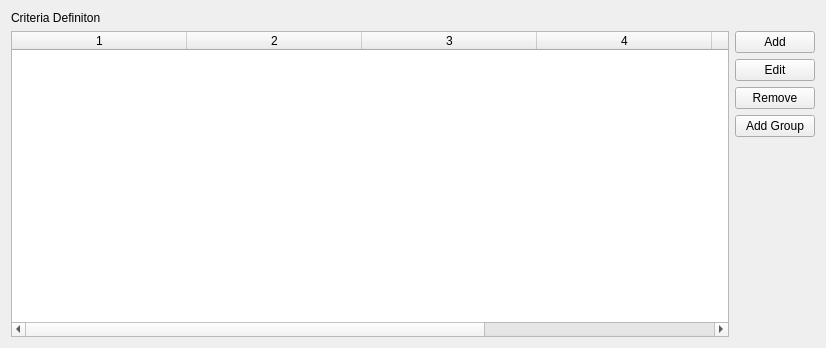
<?xml version="1.0" encoding="UTF-8"?>
<ui version="4.0">
 <class>Form</class>
 <widget class="QWidget" name="Form">
  <property name="geometry">
   <rect>
    <x>0</x>
    <y>0</y>
    <width>826</width>
    <height>348</height>
   </rect>
  </property>
  <property name="windowTitle">
   <string>Form</string>
  </property>
  <layout class="QGridLayout" name="gridLayout">
   <item row="0" column="0">
    <widget class="QLabel" name="label">
     <property name="text">
      <string>Criteria Definiton</string>
     </property>
    </widget>
   </item>
   <item row="1" column="1">
    <layout class="QVBoxLayout" name="verticalLayout">
     <item>
      <widget class="QPushButton" name="add_btn">
       <property name="text">
        <string>Add</string>
       </property>
      </widget>
     </item>
     <item>
      <widget class="QPushButton" name="edit_btn">
       <property name="text">
        <string>Edit</string>
       </property>
      </widget>
     </item>
     <item>
      <widget class="QPushButton" name="remove_btn">
       <property name="text">
        <string>Remove</string>
       </property>
      </widget>
     </item>
     <item>
      <widget class="QPushButton" name="add_group_btn">
       <property name="text">
        <string>Add Group</string>
       </property>
      </widget>
     </item>
     <item>
      <spacer name="verticalSpacer">
       <property name="orientation">
        <enum>Qt::Vertical</enum>
       </property>
       <property name="sizeHint" stdset="0">
        <size>
         <width>20</width>
         <height>40</height>
        </size>
       </property>
      </spacer>
     </item>
    </layout>
   </item>
   <item row="1" column="0">
    <widget class="QTableWidget" name="criteria_tbl">
     <property name="editTriggers">
      <set>QAbstractItemView::NoEditTriggers</set>
     </property>
     <property name="selectionMode">
      <enum>QAbstractItemView::SingleSelection</enum>
     </property>
     <property name="selectionBehavior">
      <enum>QAbstractItemView::SelectRows</enum>
     </property>
     <property name="columnCount">
      <number>6</number>
     </property>
     <attribute name="horizontalHeaderCascadingSectionResizes">
      <bool>true</bool>
     </attribute>
     <attribute name="horizontalHeaderDefaultSectionSize">
      <number>175</number>
     </attribute>
     <attribute name="horizontalHeaderShowSortIndicator" stdset="0">
      <bool>false</bool>
     </attribute>
     <attribute name="horizontalHeaderStretchLastSection">
      <bool>false</bool>
     </attribute>
     <attribute name="verticalHeaderVisible">
      <bool>false</bool>
     </attribute>
     <attribute name="verticalHeaderStretchLastSection">
      <bool>false</bool>
     </attribute>
     <column/>
     <column/>
     <column/>
     <column/>
     <column/>
     <column/>
     <column/>
    </widget>
   </item>
  </layout>
 </widget>
 <resources/>
 <connections/>
</ui>
